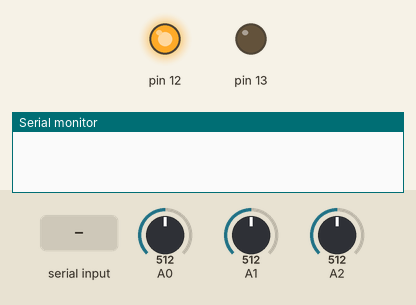
Simulated run of this sketch. Board: Arduino Uno, built with avr-gcc and run on an emulated ATmega328P. On the bench: output pins drawn as LEDs (lit = HIGH), the last lines printed to the serial monitor. The test bench sets the inputs (shaded band); at power-on: A0 = 512, A1 = 512, A2 = 512.

Above: at 1.2 s.
1.3 s: "START" received over Serial
At 3.1 s:
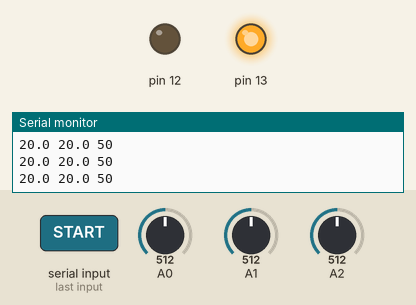
3.8 s: "END" received over Serial
At 5.7 s:
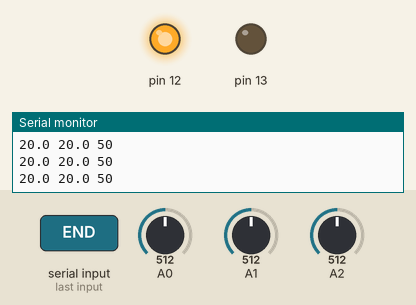
Timing chart, 0 to 7.2 s (numbered marks = the images above; inputs shaded):
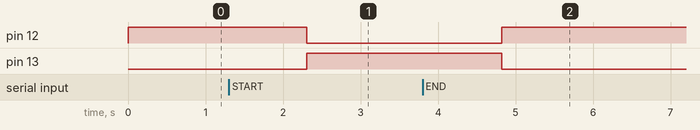

The sketch:

UART_Zadajnik_Potencjometr.ino
```cpp
void setup() {

  // Wbudowana dioda jako wyjście
  pinMode(13, OUTPUT);
  pinMode(12, OUTPUT);

  pinMode(A0, INPUT);
  pinMode(A1, INPUT);
  pinMode(A2, INPUT);

  digitalWrite(13, LOW);
  digitalWrite(12, HIGH);

  // Inicjalizacja transmisji szeregowej
  Serial.begin(9600);

  while (!Serial);
}

bool waitForStart = true;

void loop() {

  while(waitForStart) {

    if (Serial.available() > 0) {

      String command = Serial.readString();

      command.toUpperCase();

      if(command.startsWith("START"))
      {
        waitForStart = false;
        digitalWrite(13, HIGH);
        digitalWrite(12, LOW);
      }
      else
        Serial.println("Command not supported. Waiting for START command.");

      if(command.startsWith("END"))
      {
        Serial.println("Waiting for START command.");
      }
    }

    delay(1);
  };

  float temperaturaProbki = (analogRead(A0) * 40.0) / 1024.0;
  float temperaturaOtoczenia = (analogRead(A1) * 40.0) / 1024.0;
  float wilgotnoscOtoczenia = (analogRead(A2) * 100.0) / 1024.0;

  Serial.print(temperaturaProbki, 1);
  Serial.print(" ");
  Serial.print(temperaturaOtoczenia, 1);
  Serial.print(" ");
  Serial.print(wilgotnoscOtoczenia, 0);
  Serial.println();

  if (Serial.available() > 0) {

    String command = Serial.readString();

    command.toUpperCase();

    if(command.startsWith("END"))
    {
      waitForStart = true;
      digitalWrite(13, LOW);
      digitalWrite(12, HIGH);
    }
  }

  delay(100);
}
```

Measured:
- after the input at 1.3 s, pin 12: HIGH → LOW after 1.0 s; pin 13: LOW → HIGH after 1.0 s
- after the input at 3.8 s, pin 12: LOW → HIGH after 1.0 s; pin 13: HIGH → LOW after 1.0 s
